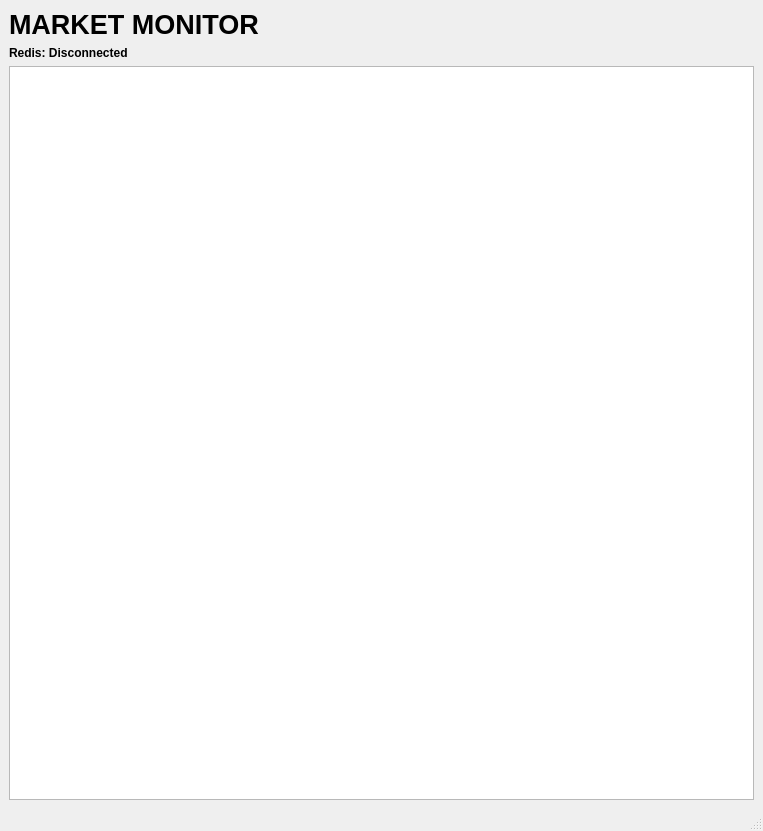
<?xml version="1.0" encoding="UTF-8"?>
<ui version="4.0">
 <class>MainWindow</class>
 <widget class="QMainWindow" name="MainWindow">
  <property name="geometry">
   <rect>
    <x>0</x>
    <y>0</y>
    <width>763</width>
    <height>831</height>
   </rect>
  </property>
  <property name="font">
   <font>
    <bold>true</bold>
   </font>
  </property>
  <property name="windowTitle">
   <string>MainWindow</string>
  </property>
  <widget class="QWidget" name="centralwidget">
   <layout class="QVBoxLayout" name="verticalLayout">
    <item>
     <widget class="QLabel" name="titleLabel">
      <property name="font">
       <font>
        <pointsize>20</pointsize>
        <bold>true</bold>
       </font>
      </property>
      <property name="text">
       <string>MARKET MONITOR</string>
      </property>
     </widget>
    </item>
    <item>
     <widget class="QLabel" name="redisStatusLabel">
      <property name="text">
       <string>Redis: Disconnected</string>
      </property>
     </widget>
    </item>
    <item>
     <widget class="QTableWidget" name="stockTable"/>
    </item>
   </layout>
  </widget>
  <widget class="QMenuBar" name="menubar">
   <property name="geometry">
    <rect>
     <x>0</x>
     <y>0</y>
     <width>763</width>
     <height>30</height>
    </rect>
   </property>
  </widget>
  <widget class="QStatusBar" name="statusbar"/>
 </widget>
 <resources/>
 <connections/>
</ui>
